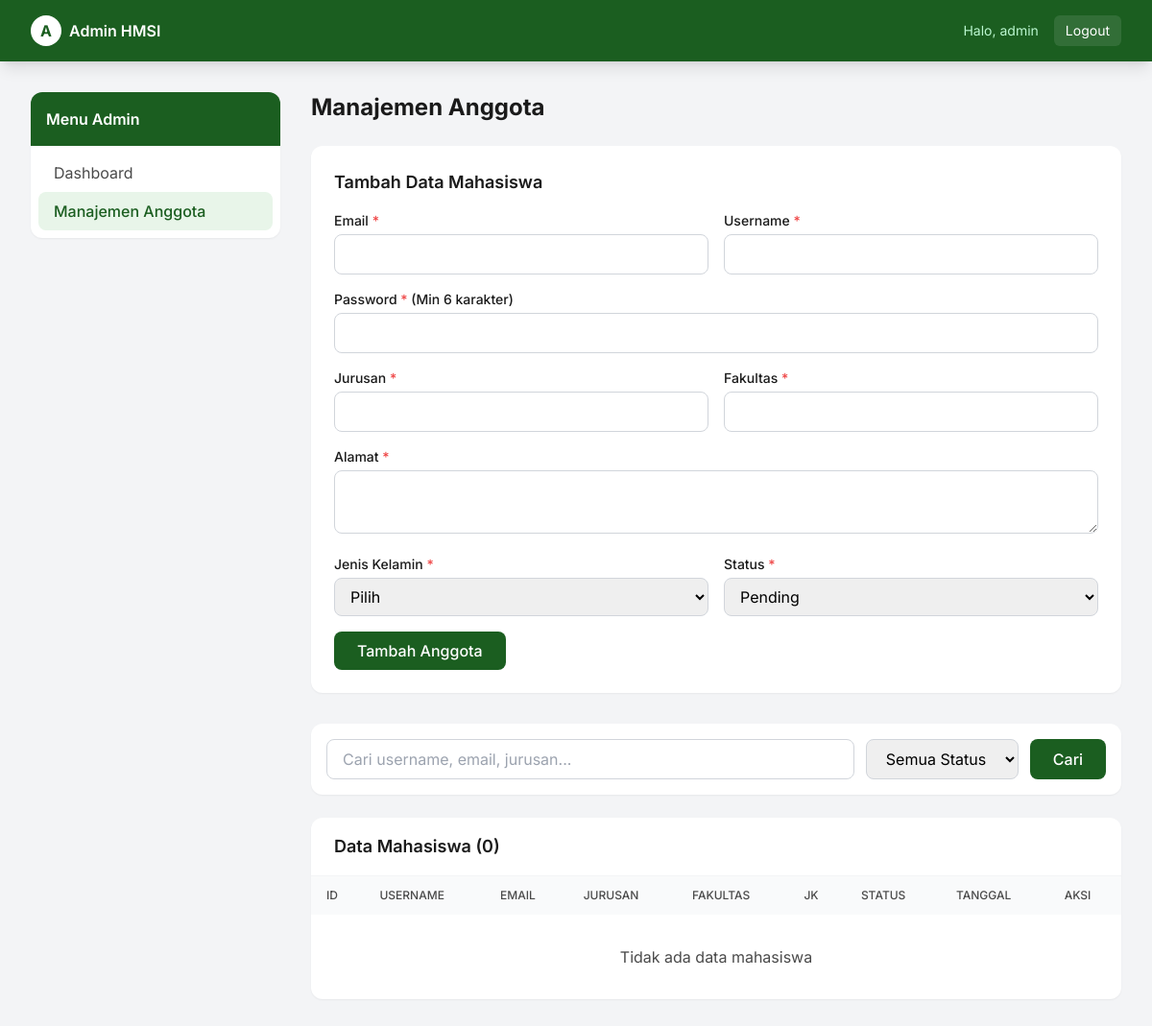
Before: /admin/users.php (signed in) with the older database file.
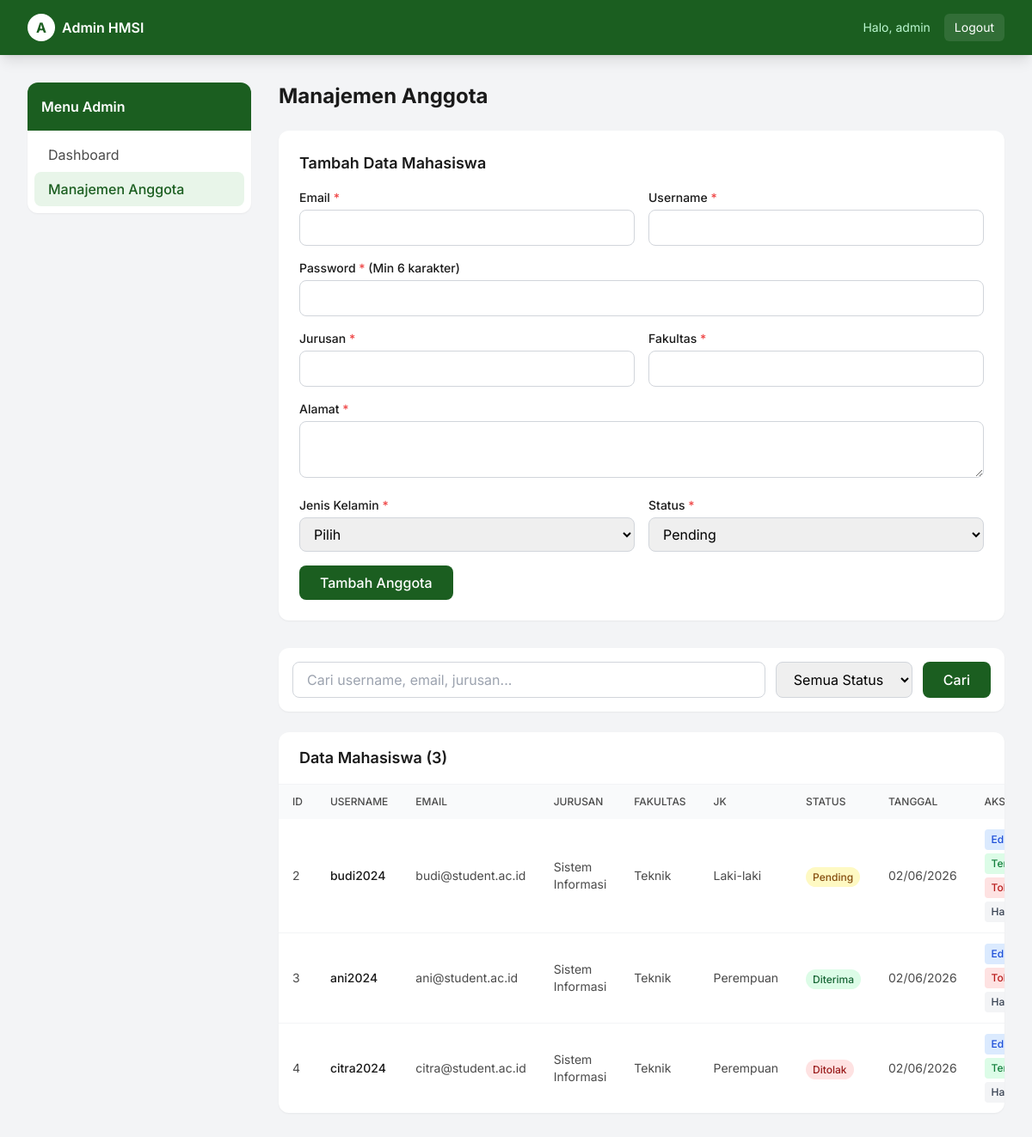
After: the same page with the newer database file.
### tables this page shows
CREATE TABLE IF NOT EXISTS users (
    id              INT AUTO_INCREMENT PRIMARY KEY,
    username        VARCHAR(50) NOT NULL UNIQUE,
    email           VARCHAR(100) NOT NULL UNIQUE,
    password        VARCHAR(255) NOT NULL,
    role            ENUM('admin', 'mahasiswa') NOT NULL DEFAULT 'mahasiswa',
    jurusan         VARCHAR(100) DEFAULT NULL,
    fakultas        VARCHAR(100) DEFAULT NULL,
    alamat          TEXT DEFAULT NULL,
    jenis_kelamin   ENUM('Laki-laki', 'Perempuan') DEFAULT NULL,
    status          ENUM('pending', 'diterima', 'ditolak') DEFAULT 'pending',
    created_at      TIMESTAMP DEFAULT CURRENT_TIMESTAMP
);

### admin/users.php (the view, shortened to what the changed rows need)
<?php
require_once "../includes/db.php";
$editMode = false;
$sql = "SELECT * FROM users WHERE role = 'mahasiswa'";
$params = [];
$sql .= " ORDER BY created_at DESC";
$stmt = $pdo->prepare($sql);
$stmt->execute($params);
$users = $stmt->fetchAll();
?>
<!DOCTYPE html>
<html lang="id">
<head>
    <script src="https://cdn.tailwindcss.com"></script>
</head>
<body class="bg-gray-100 min-h-screen">
    <div class="max-w-7xl mx-auto px-4 sm:px-6 lg:px-8 py-8">
        <div class="grid grid-cols-1 lg:grid-cols-4 gap-8">
            <div class="lg:col-span-3">
                <h1 class="text-2xl font-bold text-textprimary mb-6">Manajemen Anggota</h1>
                <div class="bg-white rounded-xl shadow-sm p-6 mb-8">
                    <h2 class="text-lg font-semibold text-textprimary mb-4"><?php echo $editMode ? 'Edit Data Mahasiswa' : 'Tambah Data Mahasiswa'; ?></h2>
                </div>
                <div class="bg-white rounded-xl shadow-sm overflow-hidden">
                    <div class="px-6 py-4 border-b border-gray-100">
                        <h2 class="text-lg font-semibold text-textprimary">Data Mahasiswa (<?php echo count($users); ?>)</h2>
                    </div>
                    <div class="overflow-x-auto">
                        <table class="w-full text-left">
                            <thead class="bg-gray-50">
                                <tr>
                                    <th class="px-4 py-3 text-xs font-medium text-textsecondary uppercase">ID</th>
                                    <th class="px-4 py-3 text-xs font-medium text-textsecondary uppercase">Username</th>
                                    <th class="px-4 py-3 text-xs font-medium text-textsecondary uppercase">Email</th>
                                    <th class="px-4 py-3 text-xs font-medium text-textsecondary uppercase">Jurusan</th>
                                    <th class="px-4 py-3 text-xs font-medium text-textsecondary uppercase">Fakultas</th>
                                    <th class="px-4 py-3 text-xs font-medium text-textsecondary uppercase">JK</th>
                                    <th class="px-4 py-3 text-xs font-medium text-textsecondary uppercase">Status</th>
                                    <th class="px-4 py-3 text-xs font-medium text-textsecondary uppercase">Tanggal</th>
                                    <th class="px-4 py-3 text-xs font-medium text-textsecondary uppercase">Aksi</th>
                                </tr>
                            </thead>
                            <tbody class="divide-y divide-gray-100">
                                <?php foreach ($users as $u): ?>
                                <tr class="hover:bg-gray-50">
                                    <td class="px-4 py-3 text-sm text-textsecondary"><?php echo $u["id"]; ?></td>
                                    <td class="px-4 py-3 text-sm font-medium text-textprimary"><?php echo htmlspecialchars($u["username"]); ?></td>
                                    <td class="px-4 py-3 text-sm text-textsecondary"><?php echo htmlspecialchars($u["email"]); ?></td>
                                    <td class="px-4 py-3 text-sm text-textsecondary"><?php echo htmlspecialchars($u["jurusan"]); ?></td>
                                    <td class="px-4 py-3 text-sm text-textsecondary"><?php echo htmlspecialchars($u["fakultas"]); ?></td>
                                    <td class="px-4 py-3 text-sm text-textsecondary"><?php echo $u["jenis_kelamin"]; ?></td>
                                    <td class="px-4 py-3">
                                        <?php
                                        $badgeClass = [
                                            'pending' => 'bg-yellow-100 text-yellow-800',
                                            'diterima' => 'bg-green-100 text-green-800',
                                            'ditolak' => 'bg-red-100 text-red-800'
                                        ][$u["status"]] ?? 'bg-gray-100 text-gray-800';
                                        ?>
                                        <span class="px-2 py-1 rounded-full text-xs font-medium <?php echo $badgeClass; ?>">
                                            <?php echo ucfirst($u["status"]); ?>
                                        </span>
                                    </td>
                                    <td class="px-4 py-3 text-sm text-textsecondary"><?php echo date('d/m/Y', strtotime($u["created_at"])); ?></td>
                                    <td class="px-4 py-3">
                                        <div class="flex flex-wrap gap-1">
                                            <a href="users.php?edit=<?php echo $u['id']; ?>" class="bg-blue-100 text-blue-700 hover:bg-blue-200 px-2 py-1 rounded text-xs font-medium transition">Edit</a>
                                            <?php if ($u["status"] != "diterima"): ?>
                                                <a href="users.php?status=diterima&id=<?php echo $u['id']; ?>" class="bg-green-100 text-green-700 hover:bg-green-200 px-2 py-1 rounded text-xs font-medium transition" onclick="return confirm('Terima pendaftaran ini?')">Terima</a>
                                            <?php endif; ?>
                                            <?php if ($u["status"] != "ditolak"): ?>
                                                <a href="users.php?status=ditolak&id=<?php echo $u['id']; ?>" class="bg-red-100 text-red-700 hover:bg-red-200 px-2 py-1 rounded text-xs font-medium transition" onclick="return confirm('Tolak pendaftaran ini?')">Tolak</a>
                                            <?php endif; ?>
                                            <a href="users.php?delete=<?php echo $u['id']; ?>" class="bg-gray-100 text-gray-700 hover:bg-gray-200 px-2 py-1 rounded text-xs font-medium transition" onclick="return confirm('Hapus data ini?')">Hapus</a>
                                        </div>
                                    </td>
                                </tr>
                                <?php endforeach; ?>
                                <?php if (empty($users)): ?>
                                <tr><td colspan="9" class="px-6 py-8 text-center text-textsecondary">Tidak ada data mahasiswa</td></tr>
                                <?php endif; ?>
                            </tbody>
                        </table>
                    </div>
                </div>
            </div>
        </div>
    </div>
</body>
</html>

Changed rows visible on the page:
added users: id "2", username "budi2024", email "budi@student.ac.id", jurusan "Sistem Informasi", fakultas "Teknik", jenis_kelamin "Laki-laki", status "Pending", created_at "02/06/2026"
added users: id "3", username "ani2024", email "ani@student.ac.id", jurusan "Sistem Informasi", fakultas "Teknik", jenis_kelamin "Perempuan", status "Diterima", created_at "02/06/2026"
added users: id "4", username "citra2024", email "citra@student.ac.id", jurusan "Sistem Informasi", fakultas "Teknik", jenis_kelamin "Perempuan", status "Ditolak", created_at "02/06/2026"
Other visible differences:
count($users): "0" → "3"
text no longer shown: "Tidak ada data mahasiswa"
